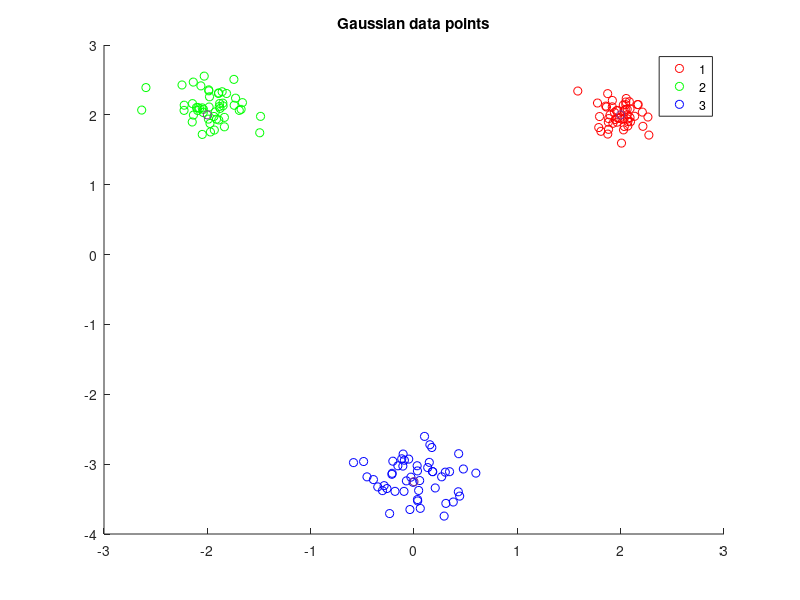

This chart was generated by the following MATLAB code: (Note: this script raises an error after producing the figure.)
% EC 414 - HW 3 - Spring 2022
% K-Means starter code

clear, clc, close all;

%% Generate Gaussian data:
% Add code below:
mu1 = [2,2]';
mu2 = [-2,2]';
mu3 = [0, -3.25]';

I2 = [1 0; 0 1];

sigma1 = 0.02 * I2;
sigma2 = 0.05 * I2;
sigma3 = 0.07 * I2;

points = 50;

% data1 =  mu1' + randn(points,2)*sigma1;
% data2 =  mu2' + randn(points,2)*sigma2;
% data3 =  mu3' + randn(points,2)*sigma3;
data1 = mvnrnd(mu1, sigma1, points);
data2 = mvnrnd(mu2, sigma2, points);
data3 = mvnrnd(mu3, sigma3, points);

mu = [mu1'; mu2'; mu3'];
figure()
scatter(data1(:,1), data1(:,2), 'r');
hold on
scatter(data2(:,1), data2(:,2), 'g');
scatter(data3(:,1), data3(:,2), 'b');
scatter(mu(:,1),mu(:,2),'black*'); %plot mu values
title('Gaussian data points')
legend('1','2','3');
hold off

%% Generate NBA data:
% Add code below:

% HINT: readmatrix might be useful here
NBA = readmatrix("NBA_stats_2018_2019.xlsx");

% % Problem 3.2(f): Generate Concentric Rings Dataset using
% % sample_circle.m provided to you in the HW 3 folder on Blackboard.
% 
%% K-Means implementation
% Add code below

K = 3;
DATA = [data1 ; data2; data3];

%%(a)
MU_init_a = [3 3; -4 -1; 2 -4];
[MU_current_a, labels_a, WCSS_a] = k_means(K, MU_init_a, DATA);
graph_clusters(DATA, labels_a, MU_current_a);

%%(b)
MU_init_b = [-0.14 2.61; 3.15 -0.84; -3.28 -1.58];
[MU_current_b, labels_b, WCSS_b] = k_means(K, MU_init_b, DATA);
graph_clusters(DATA, labels_b, MU_current_b);

%%(c)
%We suggest choosing centers either 1) uniformly at random from the dataset or alternatively 2) uniformly distributed over a tight rectangular region encompassing the dataset.
size = length(DATA);
WCSS_c = zeros(10,1);
for(i = 1:10)
    index = randi([1,size],1,3); %generate index for three random points from data set for mu
    while(length(unique(index)) ~= 3) %if indices are not all unique keep generating indices
        index = randi([1,size],1,3);
    end
    c(i).MU_init = DATA(index, :); %get initial mu values from dataset using randomly generated indices
    [c(i).MU_current, c(i).labels, c(i).WCSS] = k_means(K, c(i).MU_init, DATA);
    %graph_clusters(DATA, c(i).labels, c(i).MU_current);
    WCSS_c(i) = c(i).WCSS;
end
sort_WCSS = sort(WCSS_c); %sort WCSS from smallest value to largest value
i = find(sort_WCSS(1) == WCSS_c); %find the index of the smallest WCSS
i = i(1); %if multiple mu values generate the smallest WCSS, choose the first one
graph_clusters(DATA, c(i).labels, c(i).MU_current); %graph clusters of smallest WCSS


%%(d)
size = length(DATA);
WCSS_d = zeros(9,1);
for(K = 2:10)
    for(i = 1:10)
        index = randi([1,size],1,K); %generate index for three random points from data set for mu
        while(length(unique(index)) ~= K) %if indices are not all unique keep generating indices
            index = randi([1,size],1,K);
        end
        k(K-1).d(i).MU_init = DATA(index, :); %get initial mu values from dataset using randomly generated indices
        [k(K-1).d(i).MU_current, k(K-1).d(i).labels, k(K-1).d(i).WCSS] = k_means(K, k(K-1).d(i).MU_init, DATA);
        %graph_clusters(DATA, d(i).labels, d(i).MU_current);
        k(K-1).WCSS(i) = k(K-1).d(i).WCSS;
    end
    sort_WCSS = sort(k(K-1).WCSS); %sort WCSS from smallest value to largest value
    WCSS_d(K-1) = sort_WCSS(1);
end
figure()
plot(2:10, WCSS_d)
xlabel('k value')
ylabel('WCSS')
title('WCSS change with k-value')

%%(e)
PPG = NBA(:,7);
MPG = NBA(:,5);
DATA = [MPG PPG];

%plot data
figure()
scatter(MPG, PPG);
xlabel('Minutes Per Game')
ylabel('Points Per Game')
title('Points Per Game(PPG) versus Minutes Per Game(MPG)')

%Apply your implementation of the k-means algorithm with k = 10 selecting the best of 10 different random initializations as the final outpu
K = 10;
size = length(DATA);
WCSS_e = zeros(10,1);
for(i = 1:10)
    index = randi([1,size],1,K); %generate index for three random points from data set for mu
    while(length(unique(index)) ~= K) %if indices are not all unique keep generating indices
        index = randi([1,size],1,K);
    end
    e(i).MU_init = DATA(index, :); %get initial mu values from dataset using randomly generated indices
    [e(i).MU_current, e(i).labels, e(i).WCSS] = k_means(K, e(i).MU_init, DATA);
    %graph_clusters(DATA, c(i).labels, c(i).MU_current);
    WCSS_e(i) = e(i).WCSS;
end
sort_WCSS = sort(WCSS_e); %sort WCSS from smallest value to largest value
ind = find(sort_WCSS(1) == WCSS_e); %find the index of the smallest WCSS
ind = ind(1); %if multiple mu values generate the smallest WCSS, choose the first one
%graph_clusters(DATA, e(i).labels, e(i).MU_current); %graph clusters of smallest WCSS
figure()
data_i = DATA(find(e(ind).labels == 1), :);
scatter(data_i(:,1), data_i(:,2)); %plot points with label 1
hold on
for(i = 2:10)
    data_i = DATA(find(e(ind).labels == i), :);
    scatter(data_i(:,1), data_i(:,2));
end
scatter(e(ind).MU_current(:,1),e(ind).MU_current(:,2),'black*')
xlabel('Minutes Per Game')
ylabel('Points Per Game')
title('k-means Clusters for NBA Data')
legend({'1','2','3','4','5','6','7','8','9','10','mu'})
hold off

%%(f)
DATA = sample_circle(3);
scatter(DATA(1:500, 1), DATA(1:500, 2))
hold on
scatter(DATA(501:1000, 1), DATA(501:1000, 2))
scatter(DATA(1001:1500, 1), DATA(1001:1500, 2))
title('3 Concentric Rings')
hold off

K = 3;
size = length(DATA);
WCSS_f = zeros(10,1);
for(i = 1:10)
    index = randi([1,size],1,K); %generate index for three random points from data set for mu
    while(length(unique(index)) ~= K) %if indices are not all unique keep generating indices
        index = randi([1,size],1,K);
    end
    f(i).MU_init = DATA(index, :); %get initial mu values from dataset using randomly generated indices
    [f(i).MU_current, f(i).labels, f(i).WCSS] = k_means(K, f(i).MU_init, DATA);
    %graph_clusters(DATA, c(i).labels, c(i).MU_current);
    WCSS_f(i) = f(i).WCSS;
end
sort_WCSS = sort(WCSS_f); %sort WCSS from smallest value to largest value
i = find(sort_WCSS(1) == WCSS_f); %find the index of the smallest WCSS
i = ind(1); %if multiple mu values generate the smallest WCSS, choose the first one
graph_clusters(DATA, f(i).labels, f(i).MU_current); %graph clusters of smallest WCSS


%returns euclidean distance of a singular point to each point in a matrix
function distance = euclidean_distance(point, points)
    distance = zeros(length(points),1); %initialize distance vector
    [r,c] = size(points);
    for (i = 1:r) % loop through each point of the matrix of points
        distance(i,1) = sqrt((point(1,1)-points(i,1))^2+(point(1,2)-points(i,2))^2); %distance between two points
    end
end

%returns the label of the closest point given a distance vector and matrix of points
function label = closest_label(distance, points)
    sort_dist = sort(distance); %sort the distance vector from smalllest to largest
    close_point = points(find(sort_dist(1) == distance), :); %find the index of the smallest distance in the distance vector and find point that gives that distance
    [tf, label] = ismember(close_point, points, 'rows'); %find row index of the closest mu, correlates to label
    label = label(1); %if there is a tie in the distance choose the first label
end

%creates a scatter plot of the clusters created and their mu values given the data points, label of those points, and mu values
function graph_clusters(data, labels, mu)
    data1 = data(find(labels == 1), :);
    data2 = data(find(labels == 2), :);
    data3 = data(find(labels == 3), :);
    
    figure()
    scatter(data1(:,1), data1(:,2), 'r'); %plot points with label 1
    hold on
    scatter(data2(:,1), data2(:,2), 'g'); %plot points with label 2
    scatter(data3(:,1), data3(:,2), 'b'); %plot points with label 3
    scatter(mu(:,1),mu(:,2),'black*'); %plot mu values
    title('Clusters produced by k-means')
    legend('1','2','3','mu');
    hold off
end

%takes K value, initial values of mu, and the data set
%returns the final mu values after k_means has converged
%returns the labels of each data point
%returns the WCSS after convergence
function [MU_current, labels, WCSS] = k_means(K, MU_init, DATA)
    MU_previous = MU_init;
    MU_current = MU_init;
    
    % initializations
    
    labels = ones(length(DATA),1);
    converged = 0;
    iteration = 0;
    convergence_threshold = 0.025;
    
    %stop if the derived cluster means become stationary
    while (converged==0)
        iteration = iteration + 1;
        fprintf('Iteration: %d\n',iteration)
    
        %% CODE - Assignment Step - Assign each data observation to the cluster with the nearest mean:
        % Write code below here:
        for(i = 1:length(DATA))
            dist = euclidean_distance(DATA(i,:),MU_current); %find euclidean distance of each data point to each mu
            labels(i) = closest_label(dist, MU_current); %find the label of the closest mu       
        end
        %% CODE - Mean Updating - Update the cluster means
        % Write code below here:
        MU_previous = MU_current;
        
        for(i = 1:K) %loop through each label
            label = DATA(find(labels == i),:); %find all data points with that label 
            if(~isempty(label)) %check if cluster is not empty
                MU_current(i,:) = mean(label); %find mean of data points with label and update current mu
            end
        end
        %% CODE 4 - Check for convergence 
        % Write code below here:
        
        %check if the change between the previous mu and the current mu is smaller than the threshhold, if it is k-means has converged
        if (abs(MU_previous - MU_current) < convergence_threshold)
            converged=1;
        end  
        %% CODE 5 - Plot clustering results if converged:
        % Write code below here:
        if (converged == 1)
            fprintf('\nConverged.\n')
          
            %% If converged, get WCSS metric
            % Add code below
            WCSS = 0;
            for(i = 1:K) %loop through each label
                dist = euclidean_distance(MU_current(i,:), DATA(find(labels == i),:)); %find all data points with that label
                WCSS = WCSS + sum(dist.^2);
            end
        end
        
        %%%%%%%%%%%%%%%%%%%%%%%%%%%%%%%%%%%%%%%%%%%%%%%%
    end
end
